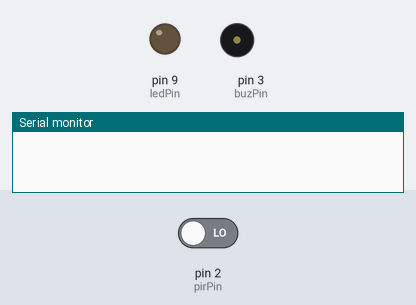
A sketch run on a simulated Arduino Uno, built with avr-gcc and run on an emulated ATmega328P. Parts: output pins drawn as LEDs (lit = HIGH), buzzer (waves = sounding, pin HIGH), the last lines printed to the serial monitor. Inputs (shaded band) come from the test bench; at power-on: pin 2 (pirPin) LOW.

Above: at 1.2 s.
1.3 s: pin 2 (pirPin) driven HIGH
At 2.5 s:
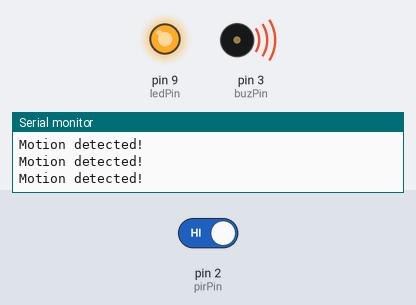
2.8 s: pin 2 (pirPin) driven LOW
At 3.8 s:
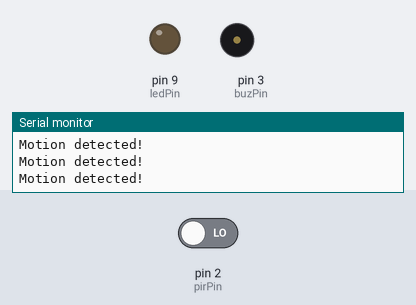
Timing chart, 0 to 5.8 s (numbered marks = the images above; inputs shaded):
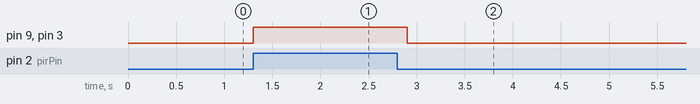

Measured:
- after the input at 1.3 s, pin 9 (ledPin), pin 3 (buzPin): LOW → HIGH at once
- after the input at 2.8 s, pin 9 (ledPin), pin 3 (buzPin): HIGH → LOW after 0.10 s

The sketch:

PIR.ino
```cpp
const int pirPin = 2;   // PIR sensor output pin
const int ledPin = 9; // LED pin
const int buzPin = 3;
int motionState = LOW;   // Initial state of motion

void setup() {
  Serial.begin(9600);          // Start serial communication
  pinMode(pirPin, INPUT);      // Set PIR sensor pin as input
  pinMode(ledPin, OUTPUT);     // Set LED pin as output
  pinMode(buzPin, OUTPUT);
}

void loop() {
  motionState = digitalRead(pirPin); // Read PIR sensor state

  if (motionState == HIGH) {
    digitalWrite(ledPin, HIGH); // Turn on LED
    digitalWrite(buzPin, HIGH);
    Serial.println("Motion detected!"); // Print message
    delay(100); // Delay to prevent flooding Serial Monitor
  } else {
    digitalWrite(ledPin, LOW);  // Turn off LED
    digitalWrite(buzPin, LOW);
  }

  delay(100); // Small delay to improve responsiveness
}
```
